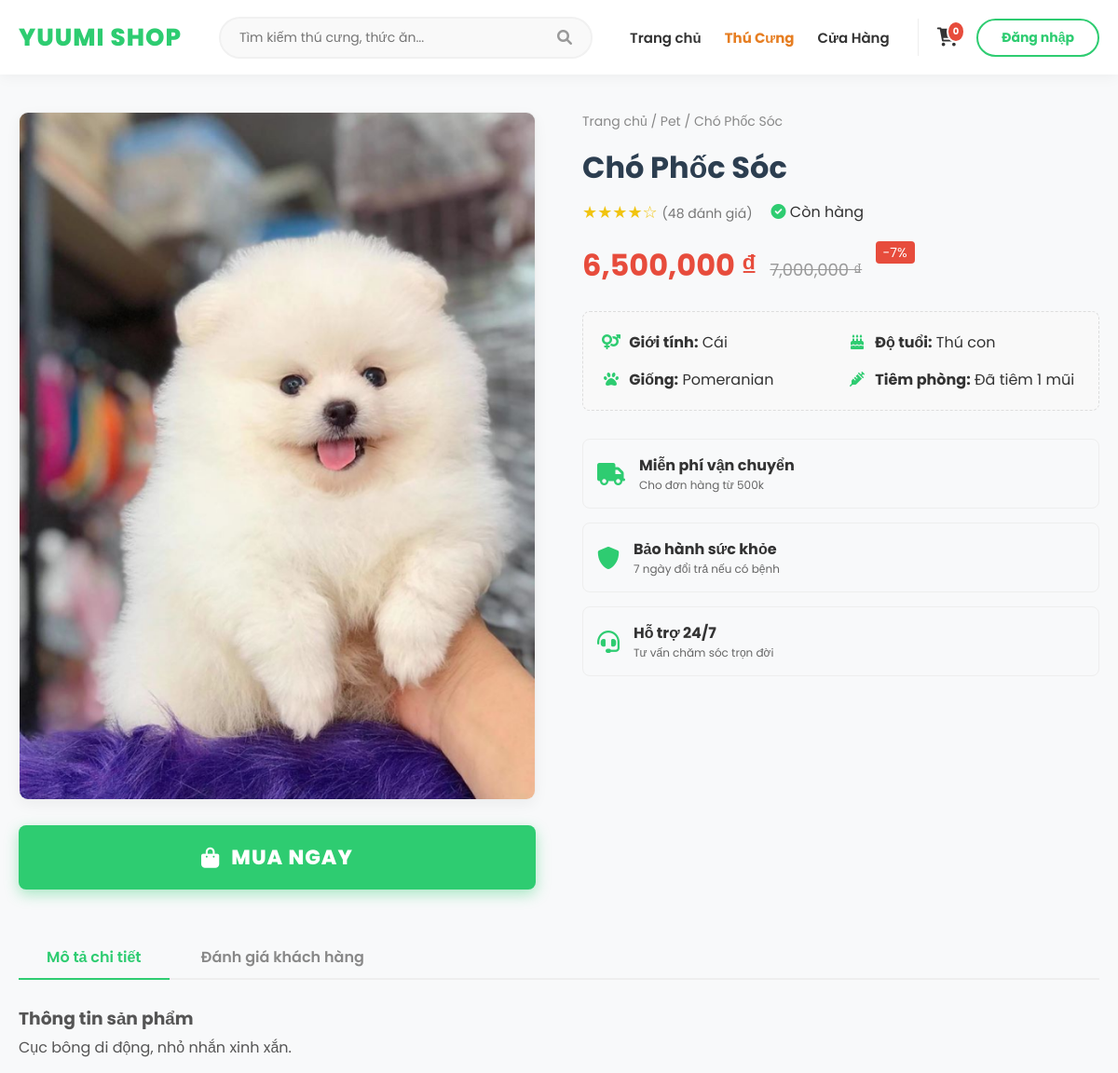
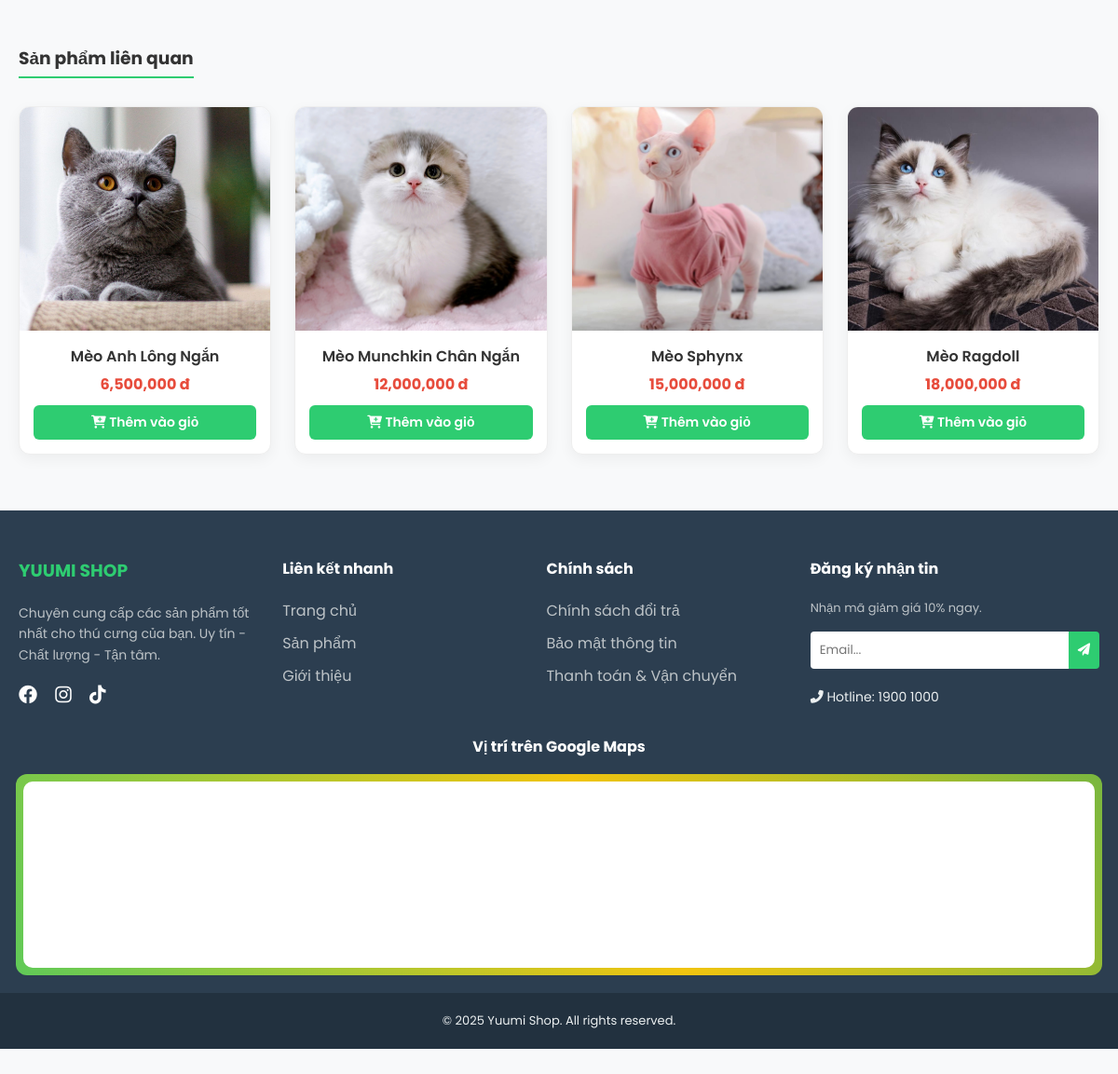
The app's page /product_detail.php?id=172 with its own data (2 pictures, top to bottom).
### tables this page shows
CREATE TABLE IF NOT EXISTS products (
    id INT AUTO_INCREMENT PRIMARY KEY,
    name VARCHAR(255) NOT NULL,
    species ENUM('dog', 'cat', 'all') NOT NULL, 
    category ENUM('food', 'accessory', 'health', 'toy', 'cage', 'pet') NOT NULL, 
    sub_category VARCHAR(50), 
    brand VARCHAR(50), 
    age_group ENUM('baby', 'adult', 'senior', 'all') DEFAULT 'all',
    gender ENUM('male', 'female', 'unisex') DEFAULT 'unisex',
    price DECIMAL(15, 0) NOT NULL,
    old_price DECIMAL(15, 0) DEFAULT 0,
    image VARCHAR(255),
    rating FLOAT DEFAULT 5,
    description TEXT,
    sold_count INT DEFAULT 0,
    is_new BOOLEAN DEFAULT 1,
    created_at TIMESTAMP DEFAULT CURRENT_TIMESTAMP
);

### src/product_detail.php (the view, shortened to what this page needs)
<?php
require_once 'includes/db.php';
$id = $_GET['id'] ?? 0;
$stmt = $conn->prepare("SELECT * FROM products WHERE id = ?");
$stmt->execute([$id]);
$product = $stmt->fetch(PDO::FETCH_ASSOC);
$related = $conn->prepare("SELECT * FROM products WHERE category = ? AND id != ? LIMIT 4");
$related->execute([$product['category'], $id]);
include 'includes/header.php';
?>
<div class="container" style="margin-top: 40px; margin-bottom: 60px;">
    <div class="product-detail-wrapper">
        <div class="detail-gallery">
            <div class="main-img">
                <img src="assets/images/<?= $product['image'] ?>" alt="<?= htmlspecialchars($product['name']) ?>">
            </div>
            <form action="cart.php" method="POST" style="margin-top: 20px;">
                <input type="hidden" name="redirect" value="cart"> <button type="submit" class="btn-big-buy">
                    <i class="fas fa-shopping-bag"></i> MUA NGAY
                </button>
            </form>
        </div>
        <div class="detail-info">
            <div class="product-breadcrumb">
                <a href="index.php">Trang chủ</a> /
                <a href="products.php?category=<?= $product['category'] ?>"><?= ucfirst($product['category']) ?></a> /
                <span><?= htmlspecialchars($product['name']) ?></span>
            </div>
            <h1 class="product-title"><?= htmlspecialchars($product['name']) ?></h1>
            <div class="product-meta-row">
                <div class="rating-stars">
                    <span style="color: #f1c40f; font-size: 18px;">
                        <?= str_repeat('★', floor($product['rating'])) ?><?= str_repeat('☆', 5 - floor($product['rating'])) ?>
                    </span>
                    <span style="color: #777; font-size: 14px;">(<?= rand(10, 50) ?> đánh giá)</span>
                </div>
                <div class="stock-status">
                    <i class="fas fa-check-circle" style="color: #2ecc71;"></i> Còn hàng
                </div>
            </div>
            <div class="product-price">
                <span class="current-price"><?= number_format($product['price']) ?> ₫</span>
                <?php if($product['old_price'] > 0): ?>
                    <span class="old-price"><?= number_format($product['old_price']) ?> ₫</span>
                    <span class="discount-badge">-<?= round((($product['old_price'] - $product['price']) / $product['old_price']) * 100) ?>%</span>
                <?php endif; ?>
            </div>
            <?php if($product['category'] == 'pet'): ?>
            <div class="pet-attributes">
                <div class="attr-item"><i class="fas fa-venus-mars"></i> <strong>Giới tính:</strong> <?= $product['gender']=='male'?'Đực':'Cái' ?></div>
                <div class="attr-item"><i class="fas fa-birthday-cake"></i> <strong>Độ tuổi:</strong> <?= $product['age_group']=='baby'?'Thú con':'Trưởng thành' ?></div>
                <div class="attr-item"><i class="fas fa-paw"></i> <strong>Giống:</strong> <?= $product['sub_category'] ?? 'Lai' ?></div>
                <div class="attr-item"><i class="fas fa-syringe"></i> <strong>Tiêm phòng:</strong> Đã tiêm 1 mũi</div>
            </div>
            <?php endif; ?>
            <div class="trust-badges">
                <div class="trust-item">
                    <i class="fas fa-truck"></i>
                    <div><strong>Miễn phí vận chuyển</strong><p>Cho đơn hàng từ 500k</p></div>
                </div>
                <div class="trust-item">
                    <i class="fas fa-shield-alt"></i>
                    <div><strong>Bảo hành sức khỏe</strong><p>7 ngày đổi trả nếu có bệnh</p></div>
                </div>
                <div class="trust-item">
                    <i class="fas fa-headset"></i>
                    <div><strong>Hỗ trợ 24/7</strong><p>Tư vấn chăm sóc trọn đời</p></div>
                </div>
            </div>
        </div>
    </div>
    <div class="product-tabs">
        <div class="tabs-header">
            <button class="tab-btn active" onclick="openTab(event, 'desc')">Mô tả chi tiết</button>
            <button class="tab-btn" onclick="openTab(event, 'reviews')">Đánh giá khách hàng</button>
        </div>
        <div id="desc" class="tab-content" style="display: block;">
            <div class="desc-content">
                <h3>Thông tin sản phẩm</h3>
                <p><?= nl2br(htmlspecialchars($product['description'])) ?></p>
            </div>
        </div>
    </div>
    <div class="related-products" style="margin-top: 60px;">
        <h3 style="border-bottom: 2px solid #2ecc71; display: inline-block; padding-bottom: 5px; margin-bottom: 30px;">Sản phẩm liên quan</h3>
        <div class="product-grid">
 <?php while($rel = $related->fetch(PDO::FETCH_ASSOC)): ?>
            <div class="product-card">
                <div class="product-img-wrapper">
                    <a href="product_detail.php?id=<?= $rel['id'] ?>">
                        <img src="assets/images/<?= htmlspecialchars($rel['image']) ?>">
                    </a>
                </div>
                <div class="product-info">
                    <h3><a href="product_detail.php?id=<?= $rel['id'] ?>" style="color:#333; text-decoration:none;"><?= htmlspecialchars($rel['name']) ?></a></h3>
                    <div style="margin-bottom: 10px;">
                        <span class="price"><?= number_format($rel['price']) ?> đ</span>
                    </div>
                        <form action="cart.php" method="POST" style="margin-top: 10px;">
                            <button type="submit" class="btn-buy" style="width: 100%; border: none; cursor: pointer; padding: 8px; font-size: 14px;">
                                <i class="fas fa-cart-plus"></i> Thêm vào giỏ
                            </button>
                        </form>
                </div>
            </div>
            <?php endwhile; ?>
        </div>
</div>
<?php include 'includes/footer.php'; ?>

### records on screen
products: image (picture), category "Pet", name "Chó Phốc Sóc", rating "★★★★", rating "☆", price "6,500,000", old_price "7,000,000", (($product['old_price'] - $product['price']) / $product['old_price']) * 100 "7", sub_category "Pomeranian", description "Cục bông di động, nhỏ nhắn xinh xắn."
products: image (picture), name "Mèo Anh Lông Ngắn", price "6,500,000"
products: image (picture), name "Mèo Munchkin Chân Ngắn", price "12,000,000"
products: image (picture), name "Mèo Sphynx", price "15,000,000"
products: image (picture), name "Mèo Ragdoll", price "18,000,000"

### other values on screen
$total_qty "0"
